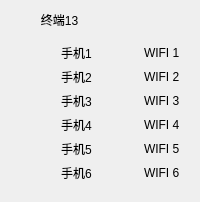
     <widget class="QWidget" name="widget_13" native="true">
      <layout class="QGridLayout" name="gridLayout_15">
       <item row="0" column="0">
        <layout class="QVBoxLayout" name="verticalLayout_14">
         <item>
          <widget class="QLabel" name="label_494">
           <property name="text">
            <string>         终端13</string>
           </property>
          </widget>
         </item>
         <item>
          <widget class="QWidget" name="widget_41" native="true">
           <layout class="QGridLayout" name="gridLayout_41">
            <item row="1" column="0">
             <widget class="LightButton" name="lightButton1_481" native="true"/>
            </item>
            <item row="2" column="0">
             <widget class="LightButton" name="lightButton1_482" native="true"/>
            </item>
            <item row="0" column="2">
             <widget class="LightButton" name="lightButton1_483" native="true"/>
            </item>
            <item row="4" column="2">
             <widget class="LightButton" name="lightButton1_484" native="true"/>
            </item>
            <item row="5" column="0">
             <widget class="LightButton" name="lightButton1_485" native="true"/>
            </item>
            <item row="0" column="0">
             <widget class="LightButton" name="lightButton1_486" native="true"/>
            </item>
            <item row="5" column="2">
             <widget class="LightButton" name="lightButton1_487" native="true"/>
            </item>
            <item row="1" column="2">
             <widget class="LightButton" name="lightButton1_488" native="true"/>
            </item>
            <item row="2" column="2">
             <widget class="LightButton" name="lightButton1_489" native="true"/>
            </item>
            <item row="3" column="2">
             <widget class="LightButton" name="lightButton1_490" native="true"/>
            </item>
            <item row="4" column="0">
             <widget class="LightButton" name="lightButton1_491" native="true"/>
            </item>
            <item row="3" column="0">
             <widget class="LightButton" name="lightButton1_492" native="true"/>
            </item>
            <item row="0" column="3">
             <widget class="QLabel" name="WifiLabel13_1">
              <property name="text">
               <string>WIFI 1</string>
              </property>
             </widget>
            </item>
            <item row="4" column="3">
             <widget class="QLabel" name="WifiLabel13_5">
              <property name="text">
               <string>WIFI 5</string>
              </property>
             </widget>
            </item>
            <item row="3" column="3">
             <widget class="QLabel" name="WifiLabel13_4">
              <property name="text">
               <string>WIFI 4</string>
              </property>
             </widget>
            </item>
            <item row="3" column="1">
             <widget class="QLabel" name="PhoneLabel13_4">
              <property name="text">
               <string>手机4</string>
              </property>
             </widget>
            </item>
            <item row="0" column="1">
             <widget class="QLabel" name="PhoneLabel13_1">
              <property name="text">
               <string>手机1</string>
              </property>
             </widget>
            </item>
            <item row="2" column="1">
             <widget class="QLabel" name="PhoneLabel13_3">
              <property name="text">
               <string>手机3</string>
              </property>
             </widget>
            </item>
            <item row="4" column="1">
             <widget class="QLabel" name="PhoneLabel13_5">
              <property name="text">
               <string>手机5</string>
              </property>
             </widget>
            </item>
            <item row="5" column="1">
             <widget class="QLabel" name="PhoneLabel13_6">
              <property name="text">
               <string>手机6</string>
              </property>
             </widget>
            </item>
            <item row="1" column="1">
             <widget class="QLabel" name="PhoneLabel13_2">
              <property name="text">
               <string>手机2</string>
              </property>
             </widget>
            </item>
            <item row="5" column="3">
             <widget class="QLabel" name="WifiLabel13_6">
              <property name="text">
               <string>WIFI 6</string>
              </property>
             </widget>
            </item>
            <item row="2" column="3">
             <widget class="QLabel" name="WifiLabel13_3">
              <property name="text">
               <string>WIFI 3</string>
              </property>
             </widget>
            </item>
            <item row="1" column="3">
             <widget class="QLabel" name="WifiLabel13_2">
              <property name="text">
               <string>WIFI 2</string>
              </property>
             </widget>
            </item>
           </layout>
          </widget>
         </item>
        </layout>
       </item>
      </layout>
     </widget>
